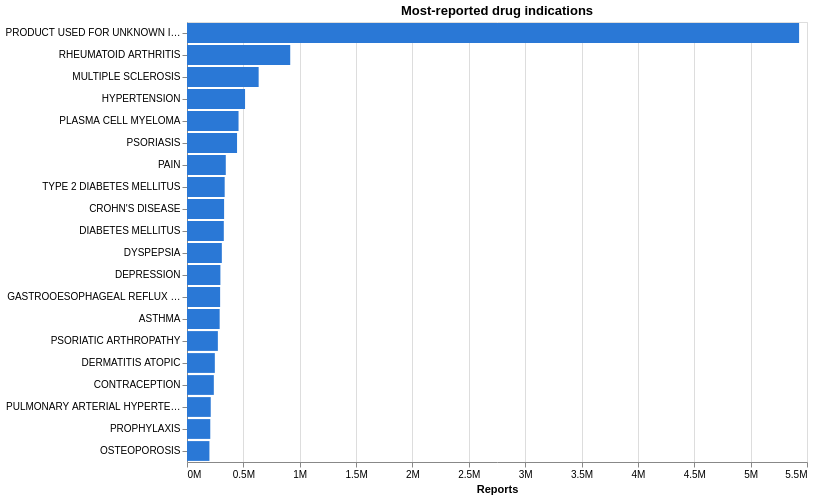

Source (Vega-Lite JSON):
### Vega-Lite specification from a JSON file in a GitHub repository (floating-point values rounded to 4 significant figures)
{"config": {"view": {"continuousWidth": 300, "continuousHeight": 300}}, "data": {"name": "data-ca514273bfc856eb30afb6fdf9131213"}, "mark": {"type": "bar", "color": "#2a78d6"}, "encoding": {"tooltip": [{"field": "reports", "format": ",", "type": "quantitative"}], "x": {"axis": {"format": "~s"}, "field": "reports", "title": "Reports", "type": "quantitative"}, "y": {"field": "indi_pt", "sort": "-x", "title": null, "type": "nominal"}}, "height": 440, "title": "Most-reported drug indications", "width": 620, "$schema": "https://vega.github.io/schema/vega-lite/v6.1.0.json", "datasets": {"data-ca514273bfc856eb30afb6fdf9131213": [{"indi_pt": "PRODUCT USED FOR UNKNOWN INDICATION", "reports": 5429967}, {"indi_pt": "RHEUMATOID ARTHRITIS", "reports": 915709}, {"indi_pt": "MULTIPLE SCLEROSIS", "reports": 635660}, {"indi_pt": "HYPERTENSION", "reports": 514998}, {"indi_pt": "PLASMA CELL MYELOMA", "reports": 457216}, {"indi_pt": "PSORIASIS", "reports": 443970}, {"indi_pt": "PAIN", "reports": 344050}, {"indi_pt": "TYPE 2 DIABETES MELLITUS", "reports": 334259}, {"indi_pt": "CROHN'S DISEASE", "reports": 329087}, {"indi_pt": "DIABETES MELLITUS", "reports": 326506}, {"indi_pt": "DYSPEPSIA", "reports": 309008}, {"indi_pt": "DEPRESSION", "reports": 296219}, {"indi_pt": "GASTROOESOPHAGEAL REFLUX DISEASE", "reports": 293910}, {"indi_pt": "ASTHMA", "reports": 289770}, {"indi_pt": "PSORIATIC ARTHROPATHY", "reports": 273732}, {"indi_pt": "DERMATITIS ATOPIC", "reports": 246887}, {"indi_pt": "CONTRACEPTION", "reports": 238014}, {"indi_pt": "PULMONARY ARTERIAL HYPERTENSION", "reports": 210606}, {"indi_pt": "PROPHYLAXIS", "reports": 206502}, {"indi_pt": "OSTEOPOROSIS", "reports": 198920}]}}
